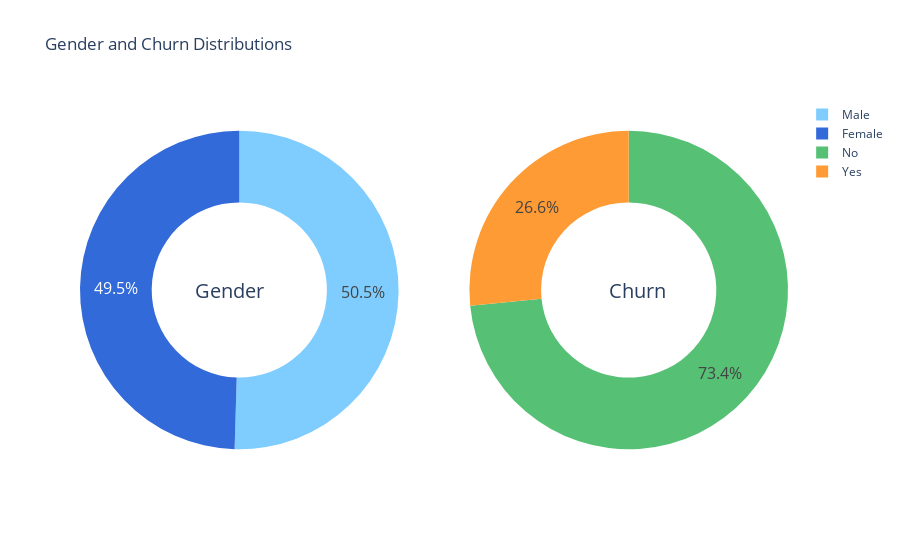

Notebook cell for this chart:
### Markdown cell above
# Data Visualization

### Code cell
# Gender Spread and Churn Distribution

gender_labels = ['Male', 'Female']
churn_labels = ['No', 'Yes']

# Create subplots: use 'domain' type for Pie subplot
fig = make_subplots(rows=1, cols=2, specs=[[{'type':'domain'}, {'type':'domain'}]])
fig.add_trace(go.Pie(labels=gender_labels, values=df['gender'].value_counts(), name="Gender"),
              1, 1)
fig.add_trace(go.Pie(labels=churn_labels, values=df['Churn'].value_counts(), name="Churn"),
              1, 2)


# Use `hole` to create a donut-like pie chart
fig.update_traces(hole=.55, hoverinfo="label+percent+name", textfont_size=16)

fig.update_layout(
    title_text="Gender and Churn Distributions",
    
    # Add annotations in the center of the donut pies.
    annotations=[dict(text='Gender', x=0.16, y=0.5, font_size=20, showarrow=False),
                 dict(text='Churn', x=0.83, y=0.5, font_size=20, showarrow=False)])
fig.data[0].marker.colors = ('#7fcdff','#326ada')
fig.data[1].marker.colors = ('#56c175','#ff9b35')

#fig.data[1].marker.color = ('#326ada')
#fig.data[2].marker.color = ('#ff9b35')
#fig.data[3].marker.color = ('#56c175')
fig.show()

### Figure 1 — Plotly figure (JSON) as saved in the notebook; plotly's stock layout.template omitted (floating-point values rounded to 4 significant figures)
{"data": [{"domain": {"x": [0, 0.45], "y": [0, 1]}, "hole": 0.55, "hoverinfo": "label+percent+name", "labels": ["Male", "Female"], "marker": {"colors": ["#7fcdff", "#326ada"]}, "name": "Gender", "textfont": {"size": 16}, "type": "pie", "values": [3549, 3483]}, {"domain": {"x": [0.55, 1], "y": [0, 1]}, "hole": 0.55, "hoverinfo": "label+percent+name", "labels": ["No", "Yes"], "marker": {"colors": ["#56c175", "#ff9b35"]}, "name": "Churn", "textfont": {"size": 16}, "type": "pie", "values": [5163, 1869]}], "layout": {"annotations": [{"font": {"size": 20}, "showarrow": false, "text": "Gender", "x": 0.16, "y": 0.5}, {"font": {"size": 20}, "showarrow": false, "text": "Churn", "x": 0.83, "y": 0.5}], "title": {"text": "Gender and Churn Distributions"}}}
